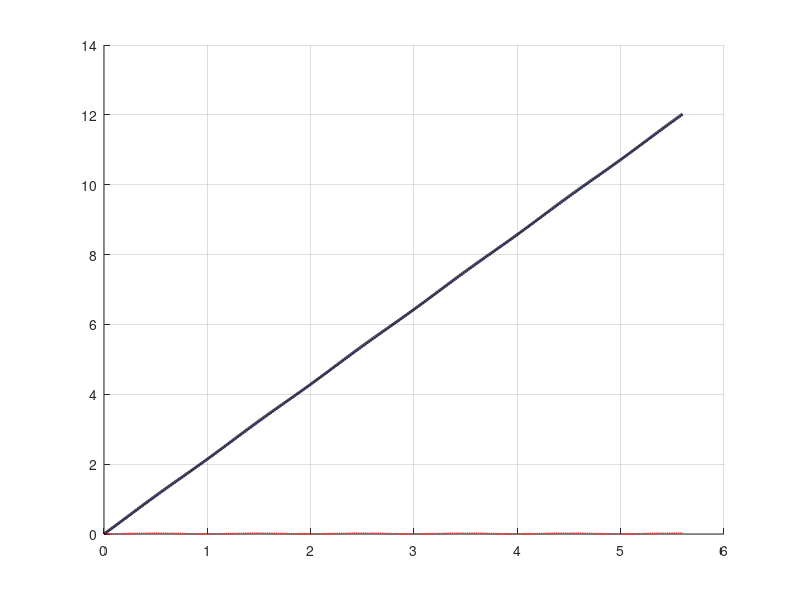

This figure's MATLAB source: (Note: this script raises an error after producing the figure.)

clc; clear; close all;
fprintf('=================================================================\n');
fprintf('  ADCS REVERSE SIZING  –  MARS EXPRESS (MEX)\n');
fprintf('=================================================================\n\n');

%% ========================================================================
%  1. MISSION & ENVIRONMENT PARAMETERS
% =========================================================================

% --- Spacecraft parameters -----------------------------------------------
dim       = [1.5, 1.8, 1.0];           % Dimensions [m]  (x, y, z)
Ix        = 373.08;                    % Moment of inertia – X axis [kg m²]
Iy        = 1012.37;                   % Moment of inertia – Y axis [kg m²]
Iz        = 1088.31;                   % Moment of inertia – Z axis [kg m²]
I_all     = [Ix, Iy, Iz];
I_min     = min(I_all);                % Minimum inertia [kg m²]
I_max     = max(I_all);                % Maximum inertia [kg m²]

A_cross   = 11.9;                      % Cross-sectional area [m²]
d_com     = 0.1;                       % CoM displacement (csp – cg) [m]
q_refl    = 0.3;                       % Reflectivity coefficient [-]

T_rw_max  = 0.075;                     % RW max torque [Nm]
h_rw_max  = 12.0;                      % RW max momentum [Nms]

F_thr     = 10;                        % Thruster force [N]
L_thr     = 0.69;                      % Thruster moment arm [m]
n_thr     = 2;                         % Number of thrusters in couple [-]
Isp       = 292;                       % Specific impulse [s]
g0        = 9.81;                      % Standard gravity [m/s²]

rate_max  = 0.5 * (pi/180);            % Max angular rate [rad/s]
theta_max = 180 * (pi/180);            % Worst-case slew angle [rad]

% --- Orbital / environment parameters ------------------------------------
a         = 9354.1e3;                  % Semi-major axis [m]
T_orb     = 2.75e4;                    % Orbit period [s]
mu        = 4.28e13;                   % Mars gravitational constant [m³/s²]
R_Mars    = 3396.2e3;                  % Mars equatorial radius [m]
F_sun     = 590;                       % Solar constant at Mars [W/m²]
c_light   = 3e8;                       % Speed of light [m/s]

% Orbital radius (approximated as semi-major axis – conservative)
R_orb     = a;

fprintf('--- Spacecraft Parameters ---\n');
fprintf('  Inertia:   Ix = %.2f | Iy = %.2f | Iz = %.2f  kg m²\n', Ix, Iy, Iz);
fprintf('  I_min = %.2f kg m²   I_max = %.2f kg m²\n', I_min, I_max);
fprintf('  RW max torque    = %.3f Nm\n', T_rw_max);
fprintf('  RW max momentum  = %.1f Nms\n', h_rw_max);
fprintf('  Thruster force   = %.1f N  |  arm = %.2f m  |  n = %d\n\n', F_thr, L_thr, n_thr);

%% ========================================================================
%  2. DISTURBANCE ENVIRONMENT EVALUATION
% =========================================================================

fprintf('=================================================================\n');
fprintf('  2. DISTURBANCE ENVIRONMENT\n');
fprintf('=================================================================\n\n');

% -------------------------------------------------------------------------
%  2.1  Gravity Gradient Torque
% -------------------------------------------------------------------------
% Worst-case: payload (aligned with I_max axis) pointed 22° off-nadir
theta_gg = 22 * (pi/180);             % Off-nadir angle [rad]

T_gg = (3*mu) / (2*R_orb^3) * (I_max - I_min) * sin(2*theta_gg);

fprintf('--- 2.1  Gravity Gradient Torque ---\n');
fprintf('  Off-nadir angle (worst case) : theta = %.1f°\n', theta_gg*(180/pi));
fprintf('  T_gg = 3µ/(2R³) · (I_max – I_min) · sin(2θ)\n');
fprintf('  T_gg = %.4e  Nm\n\n', T_gg);

% -------------------------------------------------------------------------
%  2.2  Solar Radiation Pressure Torque
% -------------------------------------------------------------------------
% Worst-case: Sun incidence angle i = 0°  →  cos(0) = 1
i_sun = 0;                             % Sun incidence angle [rad]

T_srp = (F_sun / c_light) * A_cross * (1 + q_refl) * cos(i_sun) * d_com;

fprintf('--- 2.2  Solar Radiation Pressure Torque ---\n');
fprintf('  Sun incidence angle (worst case) : i = %.1f°\n', i_sun*(180/pi));
fprintf('  T_SRP = (Fs/c) · A · (1+q) · cos(i) · (csp–cg)\n');
fprintf('  T_SRP = %.4e  Nm\n\n', T_srp);

fprintf('  Ratio T_gg / T_SRP = %.1f  (SRP ~one order of magnitude smaller)\n\n', T_gg/T_srp);

%% ========================================================================
%  3. REACTION WHEEL SIZING
% =========================================================================

fprintf('=================================================================\n');
fprintf('  3. REACTION WHEEL SIZING\n');
fprintf('=================================================================\n\n');

% -------------------------------------------------------------------------
%  3.1  Momentum accumulation due to disturbances
% -------------------------------------------------------------------------
% Only CONSTANT disturbances drive secular buildup (cyclic disturbances
% average to zero over one orbit).
% For a nadir-pointing spacecraft: T_gg is constant, T_SRP is cyclic.
% Conservative factor of 2 is applied to T_gg.

T_dis = 2 * T_gg;                     % Total constant disturbance torque [Nm]

% Momentum accumulated per orbit
h_orbit = T_dis * T_orb;              % [Nms]

% Number of orbits before RW saturation
N_orb = h_rw_max / h_orbit;

fprintf('--- 3.1  Disturbance Momentum Accumulation ---\n');
fprintf('  T_dis = 2 × T_gg = %.4e  Nm\n', T_dis);
fprintf('  h_orbit = T_dis × T_orb = %.4f  Nms\n', h_orbit);
fprintf('  N_orb (before saturation) = h_max / h_orbit = %.2f  orbits\n\n', N_orb);

% Check cyclic SRP peak (should be negligible)
omega_orb    = 2*pi / T_orb;
h_cyclic_max = (T_srp / omega_orb) * 2;   % integral of sin over half-period × 2
fprintf('  Cyclic SRP peak momentum = %.4f  Nms  (≪ h_max = %.1f Nms ✓)\n\n', h_cyclic_max, h_rw_max);

% -------------------------------------------------------------------------
%  Plot: Momentum accumulation over 5.6 orbits
% -------------------------------------------------------------------------
t_plot   = linspace(0, N_orb * T_orb, 5000);
h_sec    = T_dis * t_plot; % Secular (GG)
h_cyc    = (T_srp / omega_orb) * (1 - cos(omega_orb*t_plot)); % Cyclic (SRP)
h_total  = h_sec + h_cyc;

figure('Name','Momentum Accumulation','Color','w','Position',[100 100 800 420]);
hold on; grid on;
plot(t_plot/T_orb, h_sec,   '--b', 'LineWidth', 1.5, 'DisplayName','Secular Buildup (GG)');
plot(t_plot/T_orb, h_cyc,   '--r', 'LineWidth', 1.2, 'DisplayName','Cyclic Variation (SRP)');
plot(t_plot/T_orb, h_total, '-k',  'LineWidth', 2.0, 'DisplayName','Total Stored Momentum');
yline(h_rw_max, '--m', 'LineWidth', 1.5, 'DisplayName', 'h_{max}');
xlabel('Time [Orbits]', 'FontSize', 12);
ylabel('Momentum [Nms]', 'FontSize', 12);
title('Reaction Wheel Momentum Loading', 'FontSize', 13, 'FontWeight', 'bold');
legend('Location','northwest', 'FontSize', 10);
xlim([0, N_orb]); ylim([0, h_rw_max*1.1]);

% -------------------------------------------------------------------------
%  3.2  Slew Maneuver Sizing
% -------------------------------------------------------------------------
fprintf('--- 3.2  Slew Maneuver ---\n');
fprintf('  Worst-case slew angle : θ_slew = %.0f°\n', theta_max*(180/pi));

% Minimum slew time using maximum torque
t_slew_min = sqrt(4 * theta_max * I_max / T_rw_max);
fprintf('\n  [Case A] Maximum torque applied:\n');
fprintf('  t_slew_min = sqrt(4·θ·I_max / T_max) = %.2f  s\n', t_slew_min);

% Peak angular rate and momentum at max torque
rate_slew_max_A = (T_rw_max / I_max) * (t_slew_min / 2);
h_slew_max_A    = I_max * rate_slew_max_A;
fprintf('  θ̇_max = T_max/I_max · (t/2) = %.4f  rad/s  (%.4f °/s)\n', ...
        rate_slew_max_A, rate_slew_max_A*(180/pi));
fprintf('  h_slew_peak = I_max · θ̇_max = %.2f  Nms\n', h_slew_max_A);
fprintf('  ⚠  Angular rate limit EXCEEDED (%.2f°/s > %.1f°/s) – torque must be reduced.\n', ...
        rate_slew_max_A*(180/pi), rate_max*(180/pi));

% Reduced torque to comply with angular rate constraint
% θ̇_max = T/I_max · t_slew/2  and  θ_slew = T/I_max · (t_slew/2)²
% → T = I_max · θ̇_max² / θ_slew (from inversion of the parabolic profile)
T_reduced  = I_max * rate_max^2 / theta_max;
t_slew_red = 2 * rate_max * I_max / T_reduced;
h_slew_max_B = I_max * rate_max;

fprintf('\n  [Case B] Reduced torque to satisfy θ̇ ≤ %.1f°/s:\n', rate_max*(180/pi));
fprintf('  T_reduced  = I_max · θ̇_max² / θ_slew = %.4f  Nm\n', T_reduced);
fprintf('  t_slew     = 2 · θ̇_max · I_max / T   = %.1f  s\n', t_slew_red);
fprintf('  h_slew_peak = I_max · θ̇_max           = %.2f  Nms\n\n', h_slew_max_B);

% -------------------------------------------------------------------------
%  Plot: Angular rate profiles for both cases
% -------------------------------------------------------------------------
figure('Name','Slew Angular Rate Profiles','Color','w','Position',[100 550 800 420]);
hold on; grid on;

% Case A – max torque (trapezoidal, symmetric)
t_A = [0, t_slew_min/2, t_slew_min];
r_A = [0, rate_slew_max_A, 0] * (180/pi);
plot(t_A, r_A, '-r', 'LineWidth', 2, 'DisplayName', sprintf('Max torque (T=%.3f Nm)', T_rw_max));

% Case B – reduced torque
t_B = [0, t_slew_red/2, t_slew_red];
r_B = [0, rate_max, 0] * (180/pi);
plot(t_B, r_B, '-b', 'LineWidth', 2, 'DisplayName', sprintf('Reduced torque (T=%.3f Nm)', T_reduced));

yline(rate_max*(180/pi), '--k', 'LineWidth', 1.2, 'DisplayName', 'Rate limit 0.5°/s');
xlabel('Time [s]', 'FontSize', 12);
ylabel('Angular Rate [°/s]', 'FontSize', 12);
title('Slew Maneuver – Angular Rate Profiles (Reaction Wheels)', 'FontSize', 13, 'FontWeight', 'bold');
legend('Location', 'north', 'FontSize', 10);

%% ========================================================================
%  4. THRUSTER SIZING – SLEW MANEUVER
% =========================================================================

fprintf('=================================================================\n');
fprintf('  4. THRUSTER SIZING – SLEW MANEUVER\n');
fprintf('=================================================================\n\n');

% Maneuver: acceleration + coasting + braking
% Constraint: peak angular rate = rate_max

% Acceleration phase duration
t_acc = (rate_max * I_max) / (n_thr * F_thr * L_thr);

% Angle spanned during acceleration (= same for braking)
theta_acc = 0.5 * (n_thr * F_thr * L_thr / I_max) * t_acc^2;

% Coasting angle and time
theta_coast = theta_max - 2*theta_acc;
t_coast     = theta_coast / rate_max;

% Total slew time
t_slew_thr  = t_acc + t_coast + t_acc;

fprintf('  Acceleration/braking time  t_acc   = %.4f  s\n', t_acc);
fprintf('  Angle per phase            θ_acc   = %.6f  rad  (%.4f°)\n', theta_acc, theta_acc*(180/pi));
fprintf('  Coasting angle             θ_coast = %.4f  rad  (%.4f°)\n', theta_coast, theta_coast*(180/pi));
fprintf('  Coasting time              t_coast = %.2f  s\n', t_coast);
fprintf('  Total slew time            t_slew  = %.2f  s\n\n', t_slew_thr);

% -------------------------------------------------------------------------
%  Plot: Thruster slew angular rate profile
% -------------------------------------------------------------------------
t_thr_full = [0, t_acc, t_acc+t_coast, t_slew_thr];
r_thr      = [0, rate_max, rate_max, 0] * (180/pi);

figure('Name','Thruster Slew Profile','Color','w','Position',[100 100 800 400]);
hold on; grid on;
plot(t_thr_full, r_thr, '-g', 'LineWidth', 2.5);
yline(rate_max*(180/pi), '--k', 'LineWidth', 1.2, 'DisplayName','Rate limit 0.5°/s');
xlabel('Time [s]', 'FontSize', 12);
ylabel('Angular Rate [°/s]', 'FontSize', 12);
title('Slew Maneuver – Angular Rate Profile (Thrusters)', 'FontSize', 13, 'FontWeight', 'bold');
legend({'Thruster slew profile','Rate limit 0.5°/s'}, 'Location','northeast','FontSize',10);

%% ========================================================================
%  5. PROPELLANT MASS SIZING – WHEEL DESATURATION
% =========================================================================

fprintf('=================================================================\n');
fprintf('  5. PROPELLANT MASS SIZING – WHEEL DESATURATION\n');
fprintf('=================================================================\n\n');

% Theoretical minimum desaturation time (momentum transfer at full thrust)
t_desat_min = h_rw_max / (n_thr * L_thr * F_thr);
fprintf('  Theoretical minimum desaturation time = %.2f  s\n', t_desat_min);
fprintf('  (Requires RW torque >> T_max → physically unfeasible)\n\n');

% Realistic desaturation: driven by RW max torque (use T_max/2 conservatively)
% Time to dump h_max at T_max/2 from each side (momentum transferred by thrusters)
t_desat = 2 * h_rw_max / T_rw_max;

% Required force per thruster (couple: n = 2)
F_desat = h_rw_max / (n_thr * L_thr * t_desat);

fprintf('  Realistic desaturation (limited by T_max/2):\n');
fprintf('  t_desat  = 2·h_max / T_max = %.1f  s\n', t_desat);
fprintf('  F_desat  = h_max / (n·L·t) = %.4f  N\n\n', F_desat);

% Number of desaturation manoeuvres over 2-year mission
T_mission = 2 * 365.25 * 24 * 3600;   % [s]
N_desat   = (T_mission / T_orb) / N_orb;
fprintf('  Mission duration    = 2 years = %.2e  s\n', T_mission);
fprintf('  Total orbits        = %.0f\n', T_mission / T_orb);
fprintf('  Desaturation events = %.0f\n\n', N_desat);

% Propellant mass (Tsiolkovsky / rocket equation form for impulsive burns)
% M_prop = I_total / (Isp · g0),   I_total = N_desat · n · t_desat · F_desat
I_total  = N_desat * n_thr * t_desat * F_desat;
M_prop   = I_total / (Isp * g0);

fprintf('  Total impulse for desaturation:\n');
fprintf('  I_total = N_desat × n × t_desat × F_desat = %.2f  Ns\n', I_total);
fprintf('  Propellant mass M_prop = I_total / (Isp·g0) = %.2f  kg\n\n', M_prop);
fprintf('  ⚠  Propulsion subsystem margins shall be applied on top of this value.\n\n');

%% ========================================================================
%  6. SUMMARY TABLE
% =========================================================================

fprintf('=================================================================\n');
fprintf('  6. RESULTS SUMMARY\n');
fprintf('=================================================================\n\n');

fprintf('  %-45s  %12.4e  Nm\n',  'Gravity Gradient Torque T_gg',          T_gg);
fprintf('  %-45s  %12.4e  Nm\n',  'SRP Torque T_srp',                       T_srp);
fprintf('  %-45s  %12.4e  Nm\n',  'Total constant disturbance T_dis',        T_dis);
fprintf('  %-45s  %12.4f   Nms\n','Momentum per orbit h_orbit',              h_orbit);
fprintf('  %-45s  %12.2f   orb\n','Orbits before RW saturation N_orb',       N_orb);
fprintf('\n');
fprintf('  %-45s  %12.2f   s\n',  'Min slew time (max torque) t_slew_min',   t_slew_min);
fprintf('  %-45s  %12.4f   °/s\n','Peak rate at max torque',                 rate_slew_max_A*(180/pi));
fprintf('  %-45s  %12.4f   Nm\n', 'Reduced torque (rate-constrained)',        T_reduced);
fprintf('  %-45s  %12.1f   s\n',  'Slew time (rate-constrained)',             t_slew_red);
fprintf('  %-45s  %12.2f   Nms\n','Peak RW momentum during slew',             h_slew_max_B);
fprintf('\n');
fprintf('  %-45s  %12.4f   s\n',  'Thruster slew t_acc',                     t_acc);
fprintf('  %-45s  %12.2f   s\n',  'Thruster slew total time',                 t_slew_thr);
fprintf('\n');
fprintf('  %-45s  %12.1f   s\n',  'Realistic desaturation duration',          t_desat);
fprintf('  %-45s  %12.4f   N\n',  'Thruster force for desaturation',          F_desat);
fprintf('  %-45s  %12.0f\n',      'Total desaturation events (2-yr mission)', N_desat);
fprintf('  %-45s  %12.2f   kg\n', 'Required propellant mass',                 M_prop);
fprintf('\n=================================================================\n');
fprintf('  END OF ADCS SIZING\n');
fprintf('=================================================================\n');
